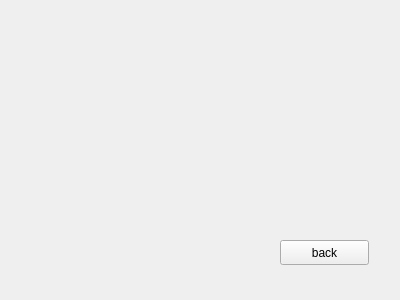
<?xml version="1.0" encoding="UTF-8"?>
<ui version="4.0">
 <class>demo01_Config_Serial</class>
 <widget class="QWidget" name="demo01_Config_Serial">
  <property name="geometry">
   <rect>
    <x>0</x>
    <y>0</y>
    <width>400</width>
    <height>300</height>
   </rect>
  </property>
  <property name="windowTitle">
   <string>Form</string>
  </property>
  <widget class="QPushButton" name="pushButton">
   <property name="geometry">
    <rect>
     <x>280</x>
     <y>240</y>
     <width>89</width>
     <height>25</height>
    </rect>
   </property>
   <property name="text">
    <string>back</string>
   </property>
  </widget>
 </widget>
 <resources/>
 <connections/>
</ui>
